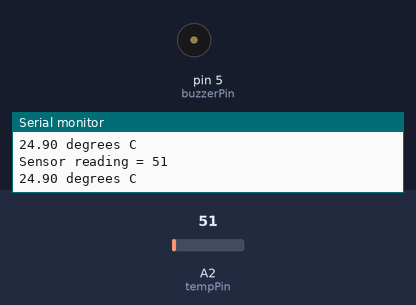
Bench run of a sketch on a simulated Arduino Uno, built with avr-gcc and run on an emulated ATmega328P. Parts: buzzer (waves = sounding), the last lines printed to the serial monitor. The inputs (shaded band) are chosen by the test bench; at power-on: A2 (tempPin) = 51.

Above: at 1.8 s.
1.9 s: A2 (tempPin) set to 57
At 2.8 s:
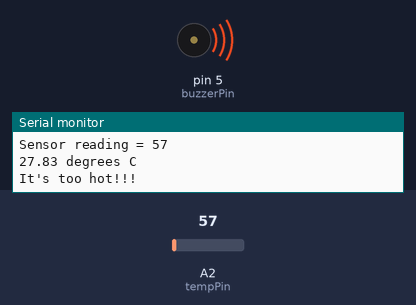
6.0 s: A2 (tempPin) set to 30
At 7.5 s:
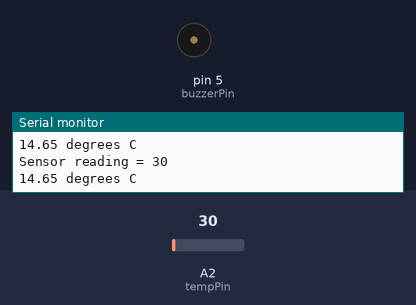
Timing chart, 0 to 9.0 s (numbered marks = the images above; inputs shaded):
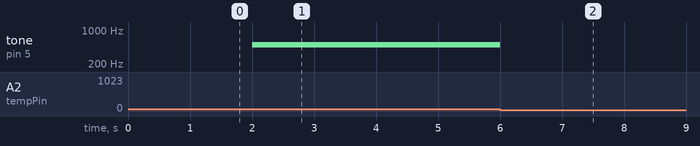

The sketch:

Lab005L41.ino
```cpp
/*
Name:		Lab005L41.ino
Created:	5/30/2018 7:49:17 PM
Author:	chris
*/

int tempPin = A2;     //The temperature sensor is plugged into pin A2 of the Arduino.
int buzzerPin = 5;     //The temperature sensor is plugged into pin A2 of the Arduino.
int data;             //This will store the data from the sensor.
int waitTime = 1000;  //Wait

void setup(void) {    //The Setup function runs once.
	Serial.begin(9600); //This will enable the Arduino to send data to the Serial monitor.
}

void loop(void) { //The loop function runs forever.
	data = analogRead(tempPin);        //Read from the temperature sensor
	Serial.print("Sensor reading = "); //Serial.print displays to the Serial Monitor.
	Serial.println(data);                //This is the raw analog reading

	// Calculate and display temperature.
	double temperatureC = (5.0 * data * 100.0) / 1024;
	Serial.print(temperatureC); Serial.println(" degrees C");

	if (temperatureC > 25) {
		Serial.println("It's too hot!!!");
		tone(buzzerPin, 500, 1000);
	}
	else
	{
		noTone(buzzerPin);
	}

	delay(waitTime); //Wait waitTime before running again.
}
```

Measured:
- the behaviour switches between 51 and 52 on A2 (tempPin) (found by bisection; images 0 and 1)
- after the input at 1.9 s, tone on pin 5 (buzzerPin): silent → 500 Hz after 0.10 s
- after the input at 6.0 s, tone on pin 5 (buzzerPin): 500 Hz → silent at once
